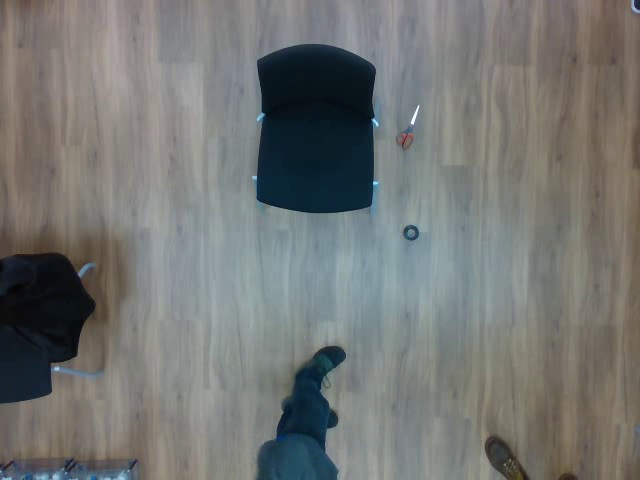
#> input picture frame 491 of 10.mp4, 640 x 480 px, given in place of BGCvNOV22.mp4, which was not available
$ python main.py
#> lines starting #> are read from the running program, lines starting #| are printed output that depends on the picture; after the words box and inside, x2 and y2 are one past the last pixel; in counts of white or black regions, pixels touching at a corner belong together; pictures that were not available may be replaced by others from this repository, and a replacement may not be noted
### pycharm/Functions.py
def CHI(thresh, passes, cutoff):
    import numpy as np
    import cv2

    for i in range(1, passes):
        # Find contours of binary image
        contours, hierarchy = cv2.findContours(thresh, cv2.RETR_EXTERNAL, cv2.CHAIN_APPROX_SIMPLE)

        # Create hull array for convex hull points
        hull = []

        # Calculate points for each contour
        for i in range(len(contours)):
            # Creating convex hull object for each contour
            hull.append(cv2.convexHull(contours[i], False))

        # Create an empty black image
        drawing = np.zeros((thresh.shape[0], thresh.shape[1], 3), np.uint8)

        # Draw contours and hull points
        for i in range(len(contours)):
            color = (255, 255, 255)
            # Draw ith convex hull object and fill with white
            cv2.drawContours(drawing, hull, i, color, -1, 8)

        drawing = cv2.cvtColor(drawing, cv2.COLOR_BGR2GRAY)
        ref, thresh = cv2.threshold(drawing, cutoff, 255, cv2.THRESH_BINARY)

    return thresh

def ArtFilt(img, min_size):
    import numpy as np
    import cv2

    # Find all your connected components
    nb_components, output, stats, centroids = cv2.connectedComponentsWithStats(img, connectivity=8)
    sizes = stats[1:, -1];
    nb_components = nb_components - 1

    # Result
    img2 = np.zeros((output.shape))
    # For every component in the image, you keep it only if it's above min_size
    for i in range(0, nb_components):
        if sizes[i] >= min_size:
            img2[output == i + 1] = 255

    return img2

# [51 lines left out: functions ConvexHull, dist_calc, not called in this run]

### pycharm/main.py
import numpy as np
import cv2
import Functions as func
import pyrealsense2 as rs
import os

from skimage import data, filters

# [9 lines of commented-out code are left out]
vSpeed = 50
record = True

#BG video
bgvid = cv2.VideoCapture("venv/include/BGCvNOV22.mp4")

#Input video
fileName = 'o_nov22-3'
cap = cv2.VideoCapture('venv/include/'+fileName+'.mp4')

#Create output folders
os.makedirs('data/Frames/'+fileName, exist_ok=True)
os.makedirs('data/trueFrames/'+fileName+'-true', exist_ok=True)

#Get video data
frameWidth = int(cap.get(3))
frameHeight = int(cap.get(4))
fps = cap.get(cv2.CAP_PROP_FPS)
nrOfFrames = cap.get(cv2.CAP_PROP_FRAME_COUNT)
print(nrOfFrames)

#Init videowriter
# truthOut = cv2.VideoWriter('truth.mp4', cv2.VideoWriter_fourcc(*'mp4v'), fps, (frameWidth, frameHeight))

# Randomly select 25 frames
# frameIds = np.linspace(1,nFramesUsed,nFramesUsed)
frameIds = bgvid.get(cv2.CAP_PROP_FRAME_COUNT) * np.random.uniform(size=25)

# Store selected frames in an array
frames = []
print("used frames for median:", frameIds)
for fid in frameIds:
    bgvid.set(cv2.CAP_PROP_POS_FRAMES, fid)
    ret, frame = bgvid.read()
    frames.append(frame)
#> this loop made 25 passes
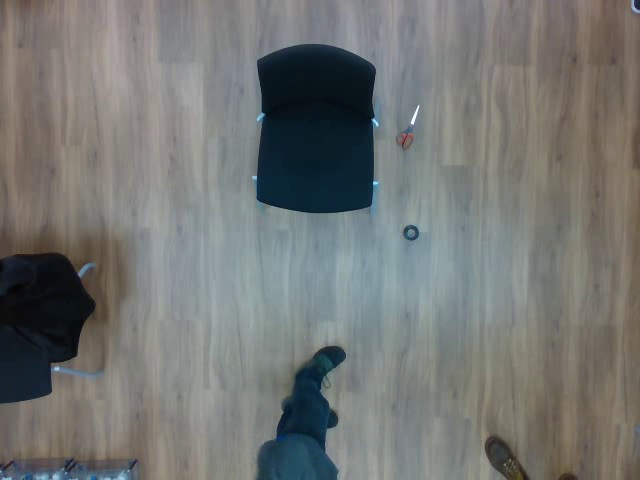
#> input picture frame 491 of 10.mp4, 640 x 480 px, given in place of BGCvNOV22.mp4, which was not available
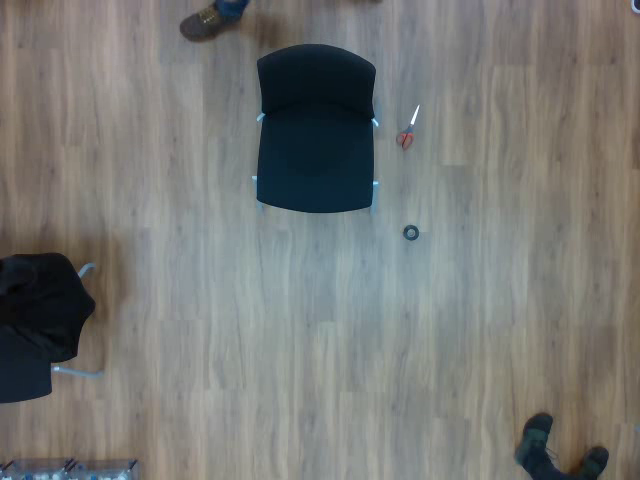
#> input picture frame 640 of 10.mp4, 640 x 480 px, given in place of BGCvNOV22.mp4, which was not available
#> after the loop, frames = 25 items

# [4 lines of commented-out code are left out]


medianFrame = np.median(frames, axis=0).astype(dtype=np.uint8)

# for gimp (manual background)
# cv2.imwrite('bg_median.jpg', medianFrame)
# medianFrame = cv2.imread("bgapp.jpg")

# Display median frame
cv2.imshow('frame', medianFrame)
cv2.waitKey(0)

# Reset frame number to 0
cap.set(cv2.CAP_PROP_POS_FRAMES, 0)

# Convert background to grayscale
grayMedianFrame = cv2.cvtColor(medianFrame, cv2.COLOR_BGR2GRAY)


# Loop over all frames
if not record:
    stop = False
    i = 0
    while not stop:

      # Read frame
      ret, frame = cap.read()

      if ret:
        i+=1
        # Convert current frame to grayscale
        frame = cv2.cvtColor(frame, cv2.COLOR_BGR2GRAY)
        # Calculate absolute difference of current frame and
        # the median frame
        rawdiff = cv2.absdiff(frame, grayMedianFrame)
        # Treshold to binarize
        th, binaryframe = cv2.threshold(rawdiff, 30, 255, cv2.THRESH_BINARY)

        # dframe = func.ConvexHull(dframe,50)
        filteredFrame = func.CHI(binaryframe,2,50)
        filteredFrame = func.ArtFilt(filteredFrame,50)

        # Display image, original image
        sframe1 = np.hstack((np.true_divide(frame,255), np.true_divide(rawdiff,255)))
        sframe2 = np.hstack((binaryframe, filteredFrame))

        allframes = np.vstack((sframe1,sframe2))

        cv2.imshow('allframes', allframes)
        cv2.waitKey(vSpeed)
      else:
        print('no more frames ... replaying with p, quit with q')
        if cv2.waitKey(0) == ord('p'):
            cap.set(cv2.CAP_PROP_POS_FRAMES, 0)
        elif cv2.waitKey(0) == ord('q'):
            stop=True


    # Release video object
    cap.release()
    # truthOut.release()

    # Destroy all windows
    cv2.destroyAllWindows()
    print(i)
else:
    frameCounter = 1
    stop = False
    while not stop:

        # Read frame
        ret, frame = cap.read()
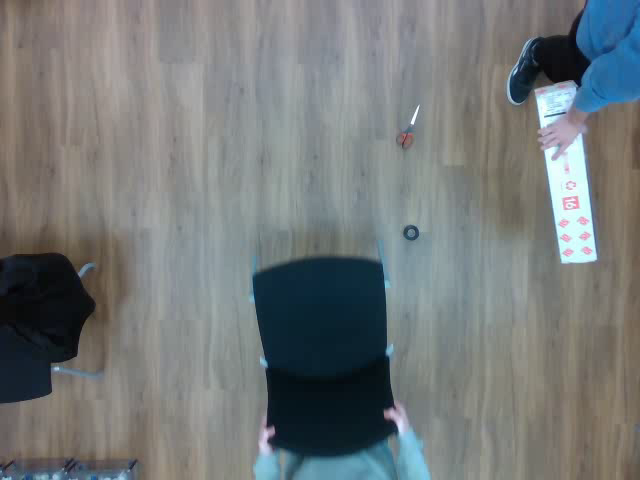
#> input picture frame 0 of 10.mp4, 640 x 480 px, given in place of o_nov22-3.mp4, which was not available
#> frame is the input picture: shape (480, 640, 3); mean B, G, R 121.3, 121, 116.3

        # Save frame
        cv2.imwrite('data/Frames/'+fileName+'/frame'+str(frameCounter)+'.jpg', frame)

        # Convert current frame to grayscale
        frame = cv2.cvtColor(frame, cv2.COLOR_BGR2GRAY)
#> frame: shape (480, 640)
        # Calculate absolute difference of current frame and
        # the median frame
        rawdiff = cv2.absdiff(frame, grayMedianFrame)
        # Treshold to binarize
        th, binaryframe = cv2.threshold(rawdiff, 30, 255, cv2.THRESH_BINARY)
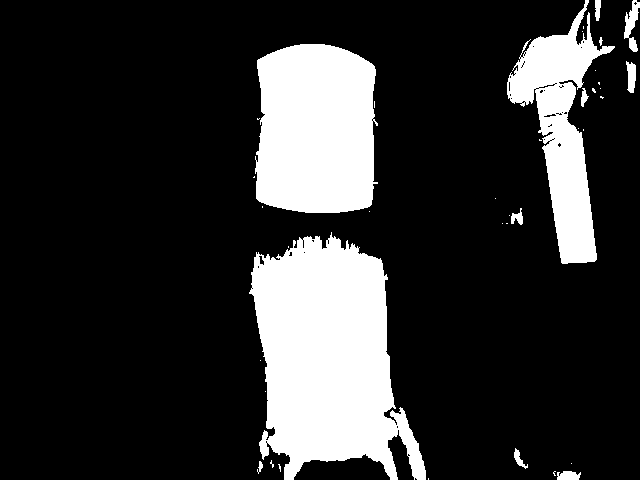
#> binaryframe: shape (480, 640); 19.2% white; 39 white regions (27 under 20 px), largest, box (x1, y1, x2, y2) and area: (249, 232, 426, 480) 28317, (255, 44, 378, 213) 18452, (507, 0, 615, 264) 10810

        # dframe = func.ConvexHull(dframe,50)
        filteredFrame = func.CHI(binaryframe, 2, 50)
        filteredFrame = func.ArtFilt(filteredFrame, 50)
#> in ArtFilt, `nb_components, output, stats, centroids = cv2.connectedComponentsWithS..`:
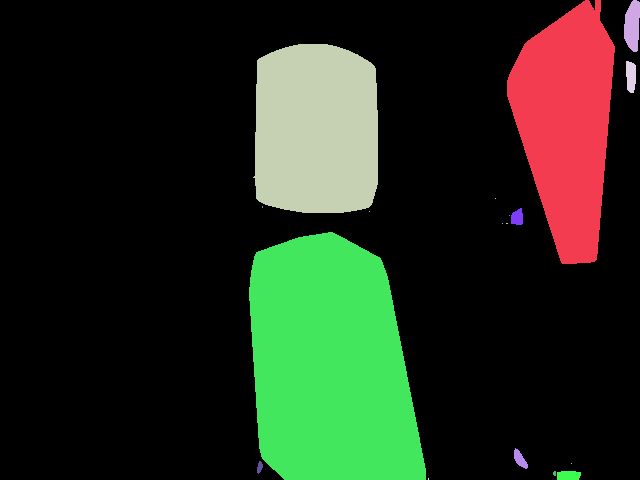
#> output: shape (480, 640) int32; 19 distinct labels, from 0 to 18; one colour per label, 0 black
#> in ArtFilt, `nb_components, output, stats, centroids = cv2.connectedComponentsWithS..`: nb_components = 19; stats = 19 rows, first 6: [0, 0, 640, 480, 232022], [507, 0, 108, 264, 18983], [624, 0, 16, 52, 645], [253, 44, 125, 169, 19365], [626, 61, 10, 32, 272], [495, 198, 1, 1, 1]; centroids = 19 rows, first 8: [296.3, 239.5], [566.6, 123.7], [632, 25.31], [315.8, 129.6], [630.5, 75.92], [495, 198], [262, 206.5], [516.9, 217.1]
#> in ArtFilt, `sizes = stats[1:, -1];`: sizes = 18 values, max 35317 at index 11, min 1 at index 4, mean 4176.6
#> in ArtFilt, `nb_components = nb_components - 1`: nb_components = 18

        # save truth (filtered frame)
        U8frame = np.uint8(filteredFrame)
#> U8frame: shape (480, 640); 24.5% white; 9 white regions, largest, box (x1, y1, x2, y2) and area: (249, 232, 426, 480) 35317, (253, 44, 378, 213) 19365, (507, 0, 615, 264) 18983
        U8frame = cv2.cvtColor(U8frame, cv2.COLOR_GRAY2BGR)
        # truthOut.write(U8frame)
        cv2.imwrite('data/trueFrames/'+fileName+'-true/frame'+str(frameCounter)+'.jpg', U8frame)

        # Display image, original image
        sframe1 = np.hstack((np.true_divide(frame, 255), np.true_divide(rawdiff, 255)))
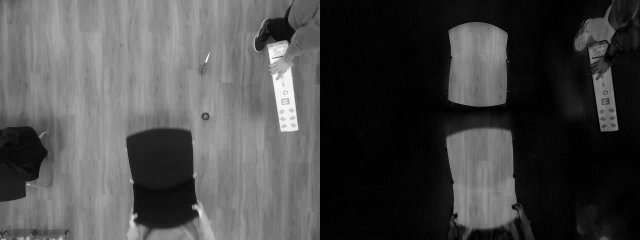
#> sframe1: shape (480, 1280) float64 (shown at 1/2 size); min 0, max 0.996, mean 0.285
        sframe2 = np.hstack((binaryframe, filteredFrame))
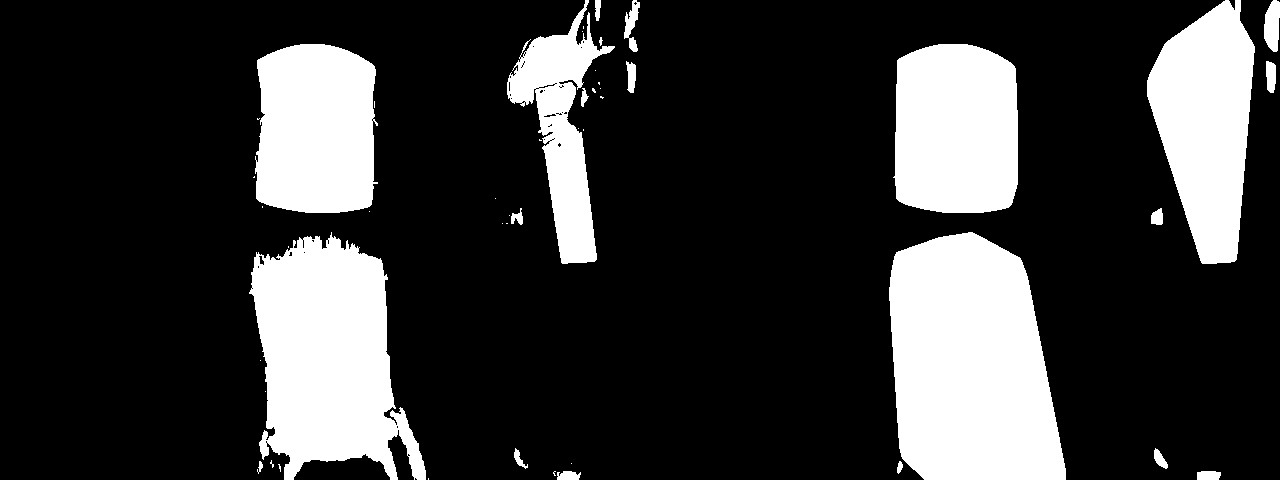
#> sframe2: shape (480, 1280) float64; 21.8% white; 48 white regions (27 under 20 px), largest, box (x1, y1, x2, y2) and area: (889, 232, 1066, 480) 35317, (249, 232, 426, 480) 28317, (893, 44, 1018, 213) 19365

        allframes = np.vstack((sframe1, sframe2))

        cv2.imshow('allframes', allframes)
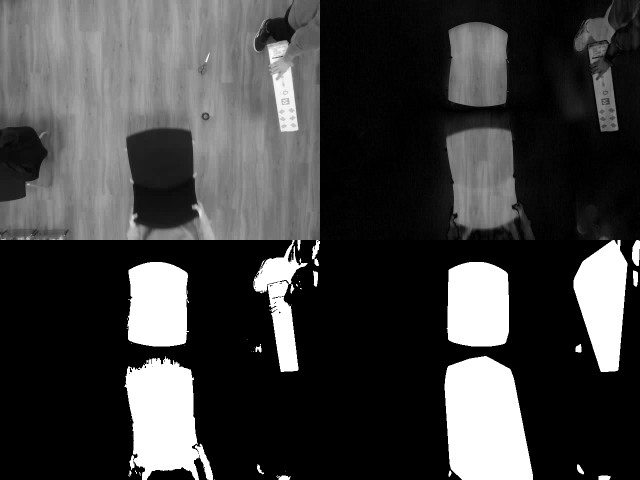
#> window 'allframes': shape (960, 1280) (shown at 1/2 size); min 0, max 255, mean 64.1
        cv2.waitKey(vSpeed)

        frameCounter += 1
        if frameCounter > nrOfFrames:
            stop = True
            print('no more frames, recording done')


    # Release video object
    cap.release()
    # truthOut.release()

    # Destroy all windows
    cv2.destroyAllWindows()
    print(frameCounter)

$ run again, starting later in the video
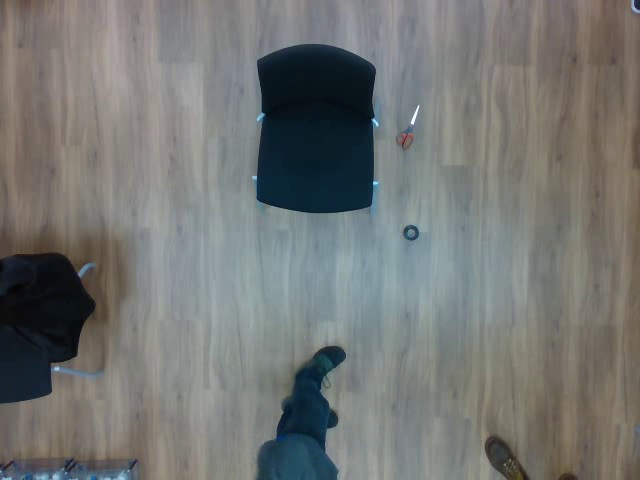
#> input picture frame 491 of 10.mp4, 640 x 480 px, given in place of BGCvNOV22.mp4, which was not available
#> the loop `for fid in frameIds:` made 25 passes
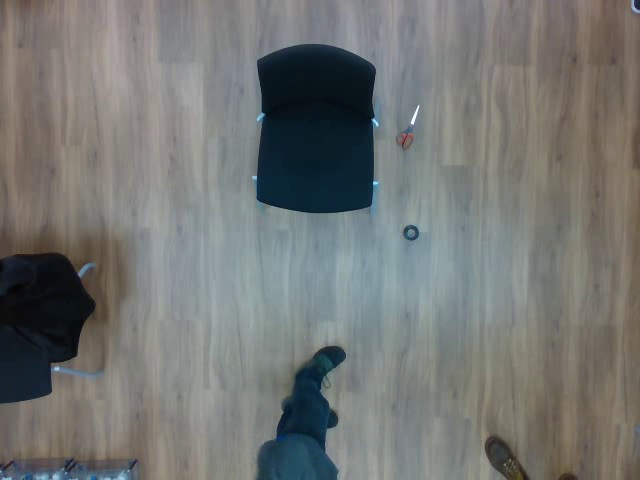
#> input picture frame 491 of 10.mp4, 640 x 480 px, given in place of BGCvNOV22.mp4, which was not available
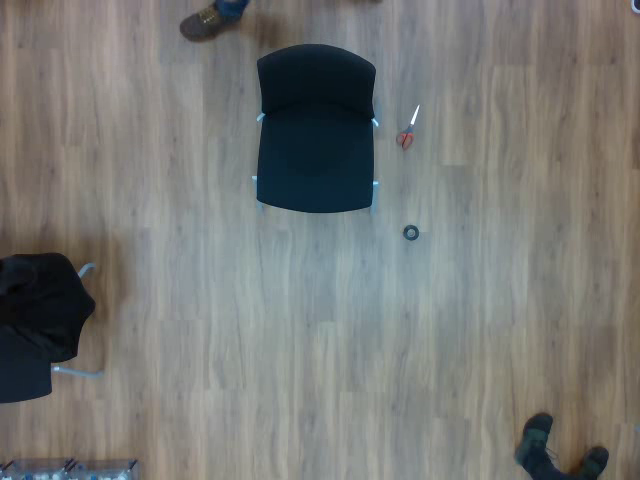
#> input picture frame 640 of 10.mp4, 640 x 480 px, given in place of BGCvNOV22.mp4, which was not available
#> after the loop `for fid in frameIds:`: frames = 25 items
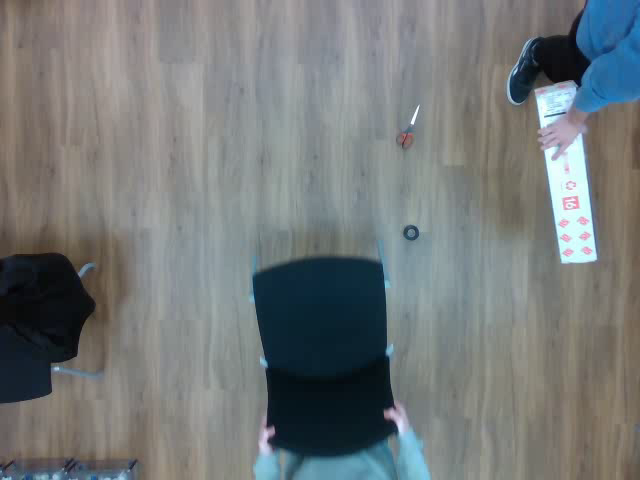
#> input picture frame 0 of 10.mp4, 640 x 480 px, given in place of o_nov22-3.mp4, which was not available
#> frame is the input picture: shape (480, 640, 3); mean B, G, R 121.3, 121, 116.3
#> binaryframe: shape (480, 640); 19.2% white; 39 white regions (27 under 20 px), largest, box (x1, y1, x2, y2) and area: (249, 232, 426, 480) 28317, (255, 44, 378, 213) 18452, (507, 0, 615, 264) 10810
#> output: shape (480, 640) int32; 19 distinct labels, from 0 to 18
#> in ArtFilt, `nb_components, output, stats, centroids = cv2.connectedComponentsWithS..`: nb_components = 19; stats = 19 rows, first 6: [0, 0, 640, 480, 232022], [507, 0, 108, 264, 18983], [624, 0, 16, 52, 645], [253, 44, 125, 169, 19365], [626, 61, 10, 32, 272], [495, 198, 1, 1, 1]; centroids = 19 rows, first 8: [296.3, 239.5], [566.6, 123.7], [632, 25.31], [315.8, 129.6], [630.5, 75.92], [495, 198], [262, 206.5], [516.9, 217.1]
#> sizes = 18 values, max 35317 at index 11, min 1 at index 4, mean 4176.6
#> in ArtFilt, `nb_components = nb_components - 1`: nb_components = 18
#> sframe2: shape (480, 1280) float64; 21.8% white; 48 white regions (27 under 20 px), largest, box (x1, y1, x2, y2) and area: (889, 232, 1066, 480) 35317, (249, 232, 426, 480) 28317, (893, 44, 1018, 213) 19365
